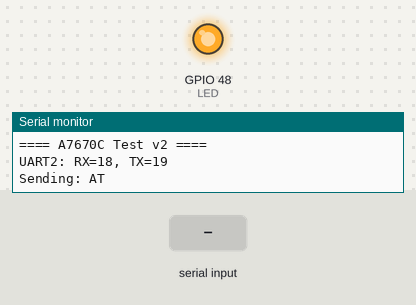
The program below on a simulated ESP32-S3. Parts: output pins drawn as LEDs (lit = HIGH), the last lines printed to the serial monitor. The test bench sets the inputs (shaded band). The modem accepts every AT command (registered, SIM ready, sends succeed) and sends nothing else.

Above: at 1.8 s.
1.9 s: "1\n" received over Serial
At 4.3 s:
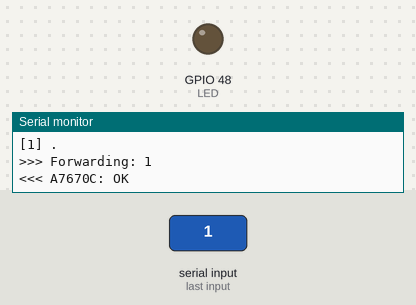
9.6 s: "1\n" received over the second serial link
Timing chart, 0 to 20.1 s (numbered marks = the images above; inputs shaded):
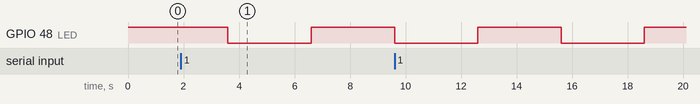

The program:

main.cpp
```cpp
// ESP32-S3 + A7670C 串口测试 v2（带调试输出）
// 显示每步操作，方便排查问题

#include <Arduino.h>

#define UART2_RX  18
#define UART2_TX  19
#define LED  LED_BUILTIN

void setup() {
  pinMode(LED, OUTPUT);
  digitalWrite(LED, HIGH);

  delay(500);
  Serial.begin(115200);
  delay(100);

  Serial.println("\n==== A7670C Test v2 ====");
  Serial.printf("UART2: RX=%d, TX=%d\n", UART2_RX, UART2_TX);

  Serial2.begin(115200, SERIAL_8N1, UART2_RX, UART2_TX);

  // 一启动就发 AT 测试 A7670C
  Serial.println("Sending: AT");
  Serial2.println("AT");
}

void loop() {
  static int count = 0;

  // 读 Serial（来自调试器）
  if (Serial.available()) {
    String cmd = Serial.readStringUntil('\n');
    cmd.trim();
    if (cmd.length() > 0) {
      Serial.printf(">>> Forwarding: %s\n", cmd.c_str());
      Serial2.println(cmd);
    }
  }

  // 读 Serial2（来自 A7670C）
  if (Serial2.available()) {
    String resp = Serial2.readStringUntil('\n');
    resp.trim();
    if (resp.length() > 0) {
      Serial.printf("<<< A7670C: %s\n", resp.c_str());
    }
  }

  // 每 3 秒闪一下灯表示活着
  delay(3000);
  digitalWrite(LED, !digitalRead(LED));
  Serial.printf("[%d] .\n", ++count);
}
```

Measured:
- by itself, GPIO 48 (LED): alternates HIGH for 3.0 s and LOW for 3.0 s
